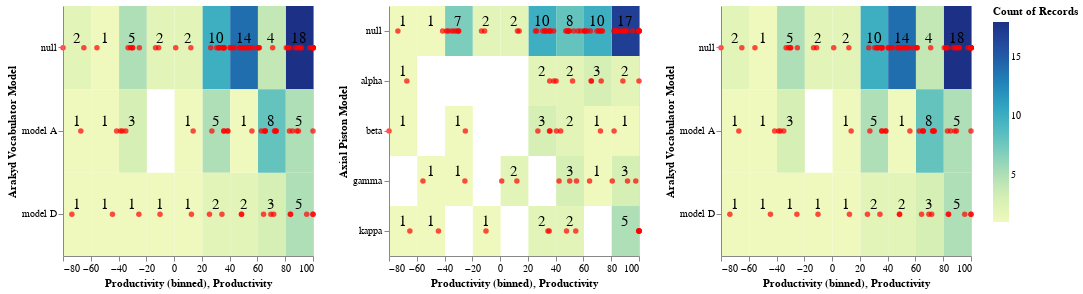

Write notebook code for a chart like this one.
### Code cell
robots = game.getRobotInfo()

part_df = pd.DataFrame(game.getAllPartHints()).drop_duplicates().pivot(
                columns="column", index="id", values="value"
)
prod_bots = robots[~robots["Productivity"].isna()].drop(["winner"], axis=1)
fields = ['Arakyd Vocabulator Model', 'Axial Piston Model', 'Nanochip Model']
robots = part_df[fields]
robots = robots.merge(prod_bots["Productivity"], left_index=True, right_index=True).reset_index()
charts = dict()
width=250
height=250
for field in fields:
    y= alt.Y("{}:N".format(field))
    heat = alt.Chart(robots, width=width, height=height).mark_rect().encode(
        x=alt.X("Productivity:Q", bin=True),
        y=y,
        color=alt.Color("count(*):Q")
    )
    dots = alt.Chart(robots, width=width, height=height).mark_circle(color="red").encode(
        x=alt.X("Productivity:Q"),
        y=y,
        tooltip=["Productivity:Q", "id:N"]
    )
    text = alt.Chart(robots).mark_text(dy=-10).encode(
        x=alt.X("Productivity:Q", bin=True),
        y=y,
        size=alt.value(15),
        text=alt.Text("count(*):Q")
    )
    charts[field] = heat + dots + text
chart = charts[fields[0]] | charts[fields[1]] | charts[fields[0]]
chart

### Figure 1 — Vega-Lite specification as saved in the notebook (floating-point values rounded to 4 significant figures)
{"config": {"view": {"continuousWidth": 400, "continuousHeight": 300}}, "hconcat": [{"layer": [{"mark": "rect", "encoding": {"color": {"type": "quantitative", "aggregate": "count", "field": "*"}, "x": {"type": "quantitative", "bin": true, "field": "Productivity"}, "y": {"type": "nominal", "field": "Arakyd Vocabulator Model"}}, "height": 250, "width": 250}, {"mark": {"type": "circle", "color": "red"}, "encoding": {"tooltip": [{"type": "quantitative", "field": "Productivity"}, {"type": "nominal", "field": "id"}], "x": {"type": "quantitative", "field": "Productivity"}, "y": {"type": "nominal", "field": "Arakyd Vocabulator Model"}}, "height": 250, "width": 250}, {"mark": {"type": "text", "dy": -10}, "encoding": {"size": {"value": 15}, "text": {"type": "quantitative", "aggregate": "count", "field": "*"}, "x": {"type": "quantitative", "bin": true, "field": "Productivity"}, "y": {"type": "nominal", "field": "Arakyd Vocabulator Model"}}}]}, {"layer": [{"mark": "rect", "encoding": {"color": {"type": "quantitative", "aggregate": "count", "field": "*"}, "x": {"type": "quantitative", "bin": true, "field": "Productivity"}, "y": {"type": "nominal", "field": "Axial Piston Model"}}, "height": 250, "width": 250}, {"mark": {"type": "circle", "color": "red"}, "encoding": {"tooltip": [{"type": "quantitative", "field": "Productivity"}, {"type": "nominal", "field": "id"}], "x": {"type": "quantitative", "field": "Productivity"}, "y": {"type": "nominal", "field": "Axial Piston Model"}}, "height": 250, "width": 250}, {"mark": {"type": "text", "dy": -10}, "encoding": {"size": {"value": 15}, "text": {"type": "quantitative", "aggregate": "count", "field": "*"}, "x": {"type": "quantitative", "bin": true, "field": "Productivity"}, "y": {"type": "nominal", "field": "Axial Piston Model"}}}]}, {"layer": [{"mark": "rect", "encoding": {"color": {"type": "quantitative", "aggregate": "count", "field": "*"}, "x": {"type": "quantitative", "bin": true, "field": "Productivity"}, "y": {"type": "nominal", "field": "Arakyd Vocabulator Model"}}, "height": 250, "width": 250}, {"mark": {"type": "circle", "color": "red"}, "encoding": {"tooltip": [{"type": "quantitative", "field": "Productivity"}, {"type": "nominal", "field": "id"}], "x": {"type": "quantitative", "field": "Productivity"}, "y": {"type": "nominal", "field": "Arakyd Vocabulator Model"}}, "height": 250, "width": 250}, {"mark": {"type": "text", "dy": -10}, "encoding": {"size": {"value": 15}, "text": {"type": "quantitative", "aggregate": "count", "field": "*"}, "x": {"type": "quantitative", "bin": true, "field": "Productivity"}, "y": {"type": "nominal", "field": "Arakyd Vocabulator Model"}}}]}], "data": {"name": "data-a8db4404ef6cd25e4ddf28508d799f11"}, "$schema": "https://vega.github.io/schema/vega-lite/v4.8.1.json", "datasets": {"data-a8db4404ef6cd25e4ddf28508d799f11": [{"id": 0, "Arakyd Vocabulator Model": null, "Axial Piston Model": null, "Nanochip Model": "windows 2000", "Productivity": -30.01}, {"id": 1, "Arakyd Vocabulator Model": null, "Axial Piston Model": "kappa", "Nanochip Model": "v2.0", "Productivity": 35.34}, {"id": 2, "Arakyd Vocabulator Model": "model A", "Axial Piston Model": null, "Nanochip Model": null, "Productivity": 35.74}, {"id": 3, "Arakyd Vocabulator Model": null, "Axial Piston Model": null, "Nanochip Model": "v2.0", "Productivity": 87.14}, {"id": 4, "Arakyd Vocabulator Model": "model A", "Axial Piston Model": "alpha", "Nanochip Model": "windows 2000", "Productivity": 88.4}, {"id": 5, "Arakyd Vocabulator Model": null, "Axial Piston Model": "beta", "Nanochip Model": null, "Productivity": 40.6}, {"id": 6, "Arakyd Vocabulator Model": "model D", "Axial Piston Model": null, "Nanochip Model": null, "Productivity": 12.46}, {"id": 7, "Arakyd Vocabulator Model": null, "Axial Piston Model": null, "Nanochip Model": "v2.0", "Productivity": 47.25}, {"id": 8, "Arakyd Vocabulator Model": "model D", "Axial Piston Model": null, "Nanochip Model": null, "Productivity": 71.71}, {"id": 9, "Arakyd Vocabulator Model": "model D", "Axial Piston Model": "kappa", "Nanochip Model": "v2.0", "Productivity": 100.0}, {"id": 10, "Arakyd Vocabulator Model": "model A", "Axial Piston Model": null, "Nanochip Model": "windows 2000", "Productivity": 85.27}, {"id": 11, "Arakyd Vocabulator Model": null, "Axial Piston Model": "kappa", "Nanochip Model": null, "Productivity": -64.98}, {"id": 12, "Arakyd Vocabulator Model": null, "Axial Piston Model": null, "Nanochip Model": "v2.0", "Productivity": 32.64}, {"id": 13, "Arakyd Vocabulator Model": null, "Axial Piston Model": "gamma", "Nanochip Model": "v2.0", "Productivity": -55.56}, {"id": 14, "Arakyd Vocabulator Model": null, "Axial Piston Model": "beta", "Nanochip Model": null, "Productivity": -80.0}, {"id": 15, "Arakyd Vocabulator Model": "model D", "Axial Piston Model": null, "Nanochip Model": null, "Productivity": 25.46}, {"id": 16, "Arakyd Vocabulator Model": "model A", "Axial Piston Model": null, "Nanochip Model": "windows 2000", "Productivity": 83.01}, {"id": 17, "Arakyd Vocabulator Model": null, "Axial Piston Model": null, "Nanochip Model": "windows 2000", "Productivity": 53.06}, {"id": 18, "Arakyd Vocabulator Model": null, "Axial Piston Model": null, "Nanochip Model": null, "Productivity": 100.0}, {"id": 19, "Arakyd Vocabulator Model": "model D", "Axial Piston Model": null, "Nanochip Model": "v2.0", "Productivity": -73.59}, {"id": 20, "Arakyd Vocabulator Model": null, "Axial Piston Model": null, "Nanochip Model": "windows 2000", "Productivity": 60.94}, {"id": 21, "Arakyd Vocabulator Model": "model D", "Axial Piston Model": null, "Nanochip Model": "v2.0", "Productivity": 83.66}, {"id": 22, "Arakyd Vocabulator Model": null, "Axial Piston Model": null, "Nanochip Model": null, "Productivity": 88.8}, {"id": 23, "Arakyd Vocabulator Model": null, "Axial Piston Model": null, "Nanochip Model": null, "Productivity": 81.86}, {"id": 24, "Arakyd Vocabulator Model": null, "Axial Piston Model": null, "Nanochip Model": "windows 2000", "Productivity": 89.88}, {"id": 25, "Arakyd Vocabulator Model": "model D", "Axial Piston Model": null, "Nanochip Model": null, "Productivity": 48.56}, {"id": 26, "Arakyd Vocabulator Model": null, "Axial Piston Model": "kappa", "Nanochip Model": "v2.0", "Productivity": 100.0}, {"id": 27, "Arakyd Vocabulator Model": "model A", "Axial Piston Model": "alpha", "Nanochip Model": null, "Productivity": 65.72}, {"id": 28, "Arakyd Vocabulator Model": null, "Axial Piston Model": "kappa", "Nanochip Model": "v2.0", "Productivity": 100.0}, {"id": 29, "Arakyd Vocabulator Model": "model A", "Axial Piston Model": "alpha", "Nanochip Model": "windows 2000", "Productivity": 38.69}, {"id": 30, "Arakyd Vocabulator Model": "model A", "Axial Piston Model": "alpha", "Nanochip Model": null, "Productivity": 72.78}, {"id": 31, "Arakyd Vocabulator Model": "model A", "Axial Piston Model": "alpha", "Nanochip Model": "windows 2000", "Productivity": -67.16}, {"id": 32, "Arakyd Vocabulator Model": "model A", "Axial Piston Model": null, "Nanochip Model": null, "Productivity": -34.8}, {"id": 33, "Arakyd Vocabulator Model": "model A", "Axial Piston Model": "alpha", "Nanochip Model": "windows 2000", "Productivity": 65.59}, {"id": 34, "Arakyd Vocabulator Model": null, "Axial Piston Model": "gamma", "Nanochip Model": "v2.0", "Productivity": 55.0}, {"id": 35, "Arakyd Vocabulator Model": "model A", "Axial Piston Model": "beta", "Nanochip Model": null, "Productivity": 27.2}, {"id": 36, "Arakyd Vocabulator Model": null, "Axial Piston Model": "beta", "Nanochip Model": "windows 2000", "Productivity": 35.54}, {"id": 37, "Arakyd Vocabulator Model": "model D", "Axial Piston Model": "gamma", "Nanochip Model": null, "Productivity": -25.35}, {"id": 38, "Arakyd Vocabulator Model": null, "Axial Piston Model": null, "Nanochip Model": "v2.0", "Productivity": -31.32}, {"id": 39, "Arakyd Vocabulator Model": null, "Axial Piston Model": "beta", "Nanochip Model": "windows 2000", "Productivity": -25.02}, {"id": 40, "Arakyd Vocabulator Model": null, "Axial Piston Model": null, "Nanochip Model": null, "Productivity": 33.11}, {"id": 41, "Arakyd Vocabulator Model": null, "Axial Piston Model": null, "Nanochip Model": "v2.0", "Productivity": 30.72}, {"id": 42, "Arakyd Vocabulator Model": null, "Axial Piston Model": "gamma", "Nanochip Model": null, "Productivity": 42.43}, {"id": 43, "Arakyd Vocabulator Model": null, "Axial Piston Model": "kappa", "Nanochip Model": null, "Productivity": 47.82}, {"id": 44, "Arakyd Vocabulator Model": "model D", "Axial Piston Model": null, "Nanochip Model": "v2.0", "Productivity": 83.91}, {"id": 45, "Arakyd Vocabulator Model": null, "Axial Piston Model": "kappa", "Nanochip Model": "v2.0", "Productivity": 100.0}, {"id": 46, "Arakyd Vocabulator Model": "model D", "Axial Piston Model": "kappa", "Nanochip Model": null, "Productivity": 100.0}, {"id": 47, "Arakyd Vocabulator Model": "model A", "Axial Piston Model": "beta", "Nanochip Model": "windows 2000", "Productivity": 35.93}, {"id": 48, "Arakyd Vocabulator Model": null, "Axial Piston Model": null, "Nanochip Model": null, "Productivity": 83.21}, {"id": 49, "Arakyd Vocabulator Model": null, "Axial Piston Model": null, "Nanochip Model": "windows 2000", "Productivity": -13.37}, {"id": 50, "Arakyd Vocabulator Model": null, "Axial Piston Model": "gamma", "Nanochip Model": "v2.0", "Productivity": 50.11}, {"id": 51, "Arakyd Vocabulator Model": "model D", "Axial Piston Model": null, "Nanochip Model": null, "Productivity": 95.48}, {"id": 52, "Arakyd Vocabulator Model": "model D", "Axial Piston Model": "kappa", "Nanochip Model": null, "Productivity": 34.43}, {"id": 53, "Arakyd Vocabulator Model": "model A", "Axial Piston Model": null, "Nanochip Model": null, "Productivity": 38.57}, {"id": 54, "Arakyd Vocabulator Model": null, "Axial Piston Model": "beta", "Nanochip Model": "windows 2000", "Productivity": 43.61}, {"id": 55, "Arakyd Vocabulator Model": null, "Axial Piston Model": null, "Nanochip Model": null, "Productivity": 100.0}, {"id": 56, "Arakyd Vocabulator Model": null, "Axial Piston Model": null, "Nanochip Model": null, "Productivity": 100.0}, {"id": 57, "Arakyd Vocabulator Model": null, "Axial Piston Model": "gamma", "Nanochip Model": "v2.0", "Productivity": 12.06}, {"id": 58, "Arakyd Vocabulator Model": "model D", "Axial Piston Model": "kappa", "Nanochip Model": null, "Productivity": -10.15}, {"id": 59, "Arakyd Vocabulator Model": "model D", "Axial Piston Model": null, "Nanochip Model": "v2.0", "Productivity": 48.49}, {"id": 60, "Arakyd Vocabulator Model": null, "Axial Piston Model": "alpha", "Nanochip Model": null, "Productivity": 35.69}, {"id": 61, "Arakyd Vocabulator Model": null, "Axial Piston Model": null, "Nanochip Model": null, "Productivity": -33.12}, {"id": 62, "Arakyd Vocabulator Model": "model D", "Axial Piston Model": "kappa", "Nanochip Model": null, "Productivity": -44.4}, {"id": 63, "Arakyd Vocabulator Model": null, "Axial Piston Model": null, "Nanochip Model": null, "Productivity": -29.83}, {"id": 64, "Arakyd Vocabulator Model": null, "Axial Piston Model": null, "Nanochip Model": null, "Productivity": 70.96}, {"id": 65, "Arakyd Vocabulator Model": "model A", "Axial Piston Model": null, "Nanochip Model": null, "Productivity": -37.21}, {"id": 66, "Arakyd Vocabulator Model": null, "Axial Piston Model": "alpha", "Nanochip Model": "windows 2000", "Productivity": 100.0}, {"id": 67, "Arakyd Vocabulator Model": "model A", "Axial Piston Model": null, "Nanochip Model": null, "Productivity": 100.0}, {"id": 68, "Arakyd Vocabulator Model": null, "Axial Piston Model": null, "Nanochip Model": null, "Productivity": 91.34}, {"id": 69, "Arakyd Vocabulator Model": null, "Axial Piston Model": null, "Nanochip Model": "v2.0", "Productivity": 35.69}, {"id": 70, "Arakyd Vocabulator Model": "model A", "Axial Piston Model": null, "Nanochip Model": null, "Productivity": 13.71}, {"id": 71, "Arakyd Vocabulator Model": "model D", "Axial Piston Model": null, "Nanochip Model": "v2.0", "Productivity": 69.68}, {"id": 72, "Arakyd Vocabulator Model": null, "Axial Piston Model": "gamma", "Nanochip Model": "v2.0", "Productivity": 97.68}, {"id": 73, "Arakyd Vocabulator Model": null, "Axial Piston Model": null, "Nanochip Model": null, "Productivity": 32.13}, {"id": 74, "Arakyd Vocabulator Model": null, "Axial Piston Model": "alpha", "Nanochip Model": null, "Productivity": 52.16}, {"id": 75, "Arakyd Vocabulator Model": null, "Axial Piston Model": null, "Nanochip Model": null, "Productivity": -11.15}, {"id": 76, "Arakyd Vocabulator Model": null, "Axial Piston Model": null, "Nanochip Model": "windows 2000", "Productivity": 61.4}, {"id": 77, "Arakyd Vocabulator Model": null, "Axial Piston Model": null, "Nanochip Model": null, "Productivity": 26.39}, {"id": 78, "Arakyd Vocabulator Model": null, "Axial Piston Model": "kappa", "Nanochip Model": "v2.0", "Productivity": 54.48}, {"id": 79, "Arakyd Vocabulator Model": "model A", "Axial Piston Model": null, "Nanochip Model": "windows 2000", "Productivity": -38.59}, {"id": 80, "Arakyd Vocabulator Model": null, "Axial Piston Model": "gamma", "Nanochip Model": null, "Productivity": 80.75}, {"id": 81, "Arakyd Vocabulator Model": "model A", "Axial Piston Model": null, "Nanochip Model": null, "Productivity": 73.23}, {"id": 82, "Arakyd Vocabulator Model": null, "Axial Piston Model": null, "Nanochip Model": "v2.0", "Productivity": 60.45}, {"id": 83, "Arakyd Vocabulator Model": "model A", "Axial Piston Model": null, "Nanochip Model": null, "Productivity": 62.78}, {"id": 84, "Arakyd Vocabulator Model": "model D", "Axial Piston Model": "gamma", "Nanochip Model": null, "Productivity": 64.41}, {"id": 85, "Arakyd Vocabulator Model": null, "Axial Piston Model": "gamma", "Nanochip Model": "v2.0", "Productivity": 1.158}, {"id": 86, "Arakyd Vocabulator Model": null, "Axial Piston Model": "alpha", "Nanochip Model": null, "Productivity": 40.34}, {"id": 87, "Arakyd Vocabulator Model": "model A", "Axial Piston Model": null, "Nanochip Model": "windows 2000", "Productivity": 65.06}, {"id": 88, "Arakyd Vocabulator Model": null, "Axial Piston Model": "gamma", "Nanochip Model": null, "Productivity": 91.73}, {"id": 89, "Arakyd Vocabulator Model": null, "Axial Piston Model": null, "Nanochip Model": "v2.0", "Productivity": 49.78}, {"id": 90, "Arakyd Vocabulator Model": null, "Axial Piston Model": null, "Nanochip Model": "windows 2000", "Productivity": 57.91}, {"id": 91, "Arakyd Vocabulator Model": null, "Axial Piston Model": null, "Nanochip Model": null, "Productivity": 49.65}, {"id": 92, "Arakyd Vocabulator Model": null, "Axial Piston Model": "beta", "Nanochip Model": null, "Productivity": 82.06}, {"id": 93, "Arakyd Vocabulator Model": "model A", "Axial Piston Model": null, "Nanochip Model": "windows 2000", "Productivity": -41.38}, {"id": 94, "Arakyd Vocabulator Model": "model A", "Axial Piston Model": null, "Nanochip Model": null, "Productivity": 56.01}, {"id": 95, "Arakyd Vocabulator Model": "model A", "Axial Piston Model": null, "Nanochip Model": null, "Productivity": 89.54}, {"id": 96, "Arakyd Vocabulator Model": null, "Axial Piston Model": null, "Nanochip Model": "v2.0", "Productivity": 100.0}, {"id": 97, "Arakyd Vocabulator Model": "model A", "Axial Piston Model": "beta", "Nanochip Model": null, "Productivity": 72.26}, {"id": 98, "Arakyd Vocabulator Model": null, "Axial Piston Model": null, "Nanochip Model": null, "Productivity": 36.15}, {"id": 99, "Arakyd Vocabulator Model": "model A", "Axial Piston Model": null, "Nanochip Model": "windows 2000", "Productivity": 73.62}]}}
